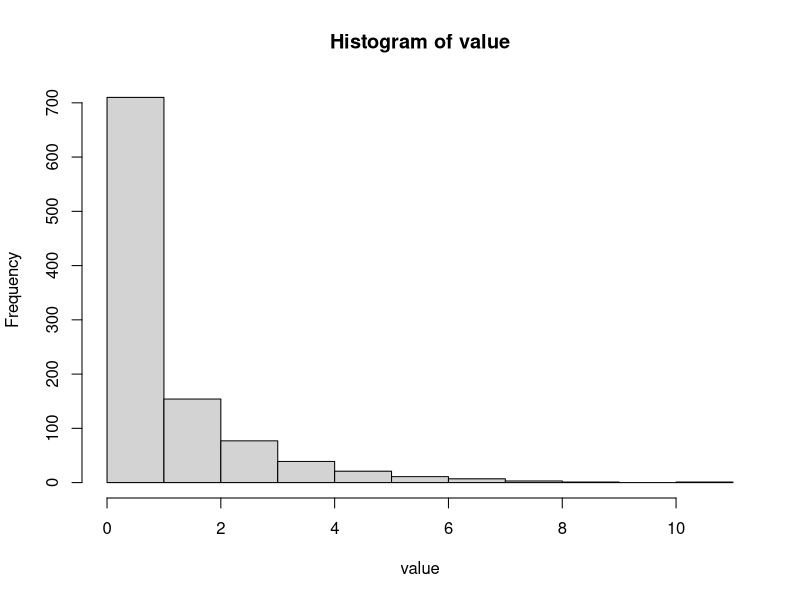

Write the R code that produced this figure.
# 乱数の分布クラスを使用した結果の出力を、図に変換するRスクリプト

# png形式で出力する
png("chi_squared_distribution.png")

# TSV形式になっている乱数の出力データを読み込む
x <- read.table("chi_squared_distribution.tsv")

# 1列目だけを抜き出す
value = x$V1

# 以下、データの特性に合わせて、ヒストグラムかプロットかを選択してください。

# ヒストグラムとして出力
hist(value)
